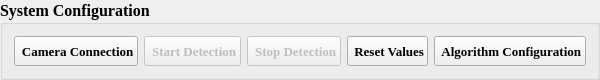
                     <widget class="QGroupBox" name="groupBox">
                      <property name="minimumSize">
                       <size>
                        <width>0</width>
                        <height>0</height>
                       </size>
                      </property>
                      <property name="maximumSize">
                       <size>
                        <width>16777215</width>
                        <height>65</height>
                       </size>
                      </property>
                      <property name="font">
                       <font>
                        <family>Times New Roman</family>
                        <pointsize>12</pointsize>
                        <weight>75</weight>
                        <bold>true</bold>
                       </font>
                      </property>
                      <property name="title">
                       <string>System Configuration</string>
                      </property>
                      <layout class="QHBoxLayout" name="horizontalLayout_18">
                       <item>
                        <widget class="QPushButton" name="camera_connect_btn_5">
                         <property name="minimumSize">
                          <size>
                           <width>0</width>
                           <height>30</height>
                          </size>
                         </property>
                         <property name="maximumSize">
                          <size>
                           <width>16777215</width>
                           <height>16777215</height>
                          </size>
                         </property>
                         <property name="font">
                          <font>
                           <family>Times New Roman</family>
                           <pointsize>10</pointsize>
                           <weight>75</weight>
                           <bold>true</bold>
                          </font>
                         </property>
                         <property name="cursor">
                          <cursorShape>PointingHandCursor</cursorShape>
                         </property>
                         <property name="styleSheet">
                          <string notr="true">QPushButton{
	border-right: 8px solid red;
}</string>
                         </property>
                         <property name="text">
                          <string> Camera Connection</string>
                         </property>
                         <property name="icon">
                          <iconset>
                           <normaloff>Icons/power-button.png</normaloff>Icons/power-button.png</iconset>
                         </property>
                         <property name="iconSize">
                          <size>
                           <width>25</width>
                           <height>25</height>
                          </size>
                         </property>
                         <property name="checkable">
                          <bool>false</bool>
                         </property>
                        </widget>
                       </item>
                       <item>
                        <widget class="QPushButton" name="start_capturing_btn_5">
                         <property name="enabled">
                          <bool>false</bool>
                         </property>
                         <property name="minimumSize">
                          <size>
                           <width>0</width>
                           <height>30</height>
                          </size>
                         </property>
                         <property name="maximumSize">
                          <size>
                           <width>16777215</width>
                           <height>16777215</height>
                          </size>
                         </property>
                         <property name="font">
                          <font>
                           <family>Times New Roman</family>
                           <pointsize>10</pointsize>
                           <weight>75</weight>
                           <bold>true</bold>
                          </font>
                         </property>
                         <property name="cursor">
                          <cursorShape>PointingHandCursor</cursorShape>
                         </property>
                         <property name="styleSheet">
                          <string notr="true"/>
                         </property>
                         <property name="text">
                          <string> Start Detection</string>
                         </property>
                         <property name="icon">
                          <iconset>
                           <normaloff>../Ure_detection/icons/play-button_org.png</normaloff>../Ure_detection/icons/play-button_org.png</iconset>
                         </property>
                         <property name="iconSize">
                          <size>
                           <width>25</width>
                           <height>25</height>
                          </size>
                         </property>
                        </widget>
                       </item>
                       <item>
                        <widget class="QPushButton" name="stop_capturing_btn_5">
                         <property name="enabled">
                          <bool>false</bool>
                         </property>
                         <property name="minimumSize">
                          <size>
                           <width>0</width>
                           <height>30</height>
                          </size>
                         </property>
                         <property name="maximumSize">
                          <size>
                           <width>16777215</width>
                           <height>16777215</height>
                          </size>
                         </property>
                         <property name="font">
                          <font>
                           <family>Times New Roman</family>
                           <pointsize>10</pointsize>
                           <weight>75</weight>
                           <bold>true</bold>
                          </font>
                         </property>
                         <property name="cursor">
                          <cursorShape>PointingHandCursor</cursorShape>
                         </property>
                         <property name="styleSheet">
                          <string notr="true"/>
                         </property>
                         <property name="text">
                          <string> Stop Detection</string>
                         </property>
                         <property name="icon">
                          <iconset>
                           <normaloff>../Ure_detection/icons/music-stop-icon-org.png</normaloff>../Ure_detection/icons/music-stop-icon-org.png</iconset>
                         </property>
                         <property name="iconSize">
                          <size>
                           <width>25</width>
                           <height>25</height>
                          </size>
                         </property>
                        </widget>
                       </item>
                       <item>
                        <widget class="QPushButton" name="reset_capturing_btn_5">
                         <property name="minimumSize">
                          <size>
                           <width>0</width>
                           <height>30</height>
                          </size>
                         </property>
                         <property name="maximumSize">
                          <size>
                           <width>16777215</width>
                           <height>16777215</height>
                          </size>
                         </property>
                         <property name="font">
                          <font>
                           <family>Times New Roman</family>
                           <pointsize>10</pointsize>
                           <weight>75</weight>
                           <bold>true</bold>
                          </font>
                         </property>
                         <property name="cursor">
                          <cursorShape>PointingHandCursor</cursorShape>
                         </property>
                         <property name="text">
                          <string> Reset Values</string>
                         </property>
                         <property name="icon">
                          <iconset>
                           <normaloff>Icons/reset.png</normaloff>Icons/reset.png</iconset>
                         </property>
                         <property name="iconSize">
                          <size>
                           <width>25</width>
                           <height>25</height>
                          </size>
                         </property>
                        </widget>
                       </item>
                       <item>
                        <widget class="QPushButton" name="algo_configs_btn_5">
                         <property name="enabled">
                          <bool>true</bool>
                         </property>
                         <property name="minimumSize">
                          <size>
                           <width>0</width>
                           <height>30</height>
                          </size>
                         </property>
                         <property name="maximumSize">
                          <size>
                           <width>16777215</width>
                           <height>16777215</height>
                          </size>
                         </property>
                         <property name="font">
                          <font>
                           <family>Times New Roman</family>
                           <pointsize>10</pointsize>
                           <weight>75</weight>
                           <italic>false</italic>
                           <bold>true</bold>
                           <underline>false</underline>
                          </font>
                         </property>
                         <property name="cursor">
                          <cursorShape>PointingHandCursor</cursorShape>
                         </property>
                         <property name="styleSheet">
                          <string notr="true"/>
                         </property>
                         <property name="text">
                          <string> Algorithm Configuration</string>
                         </property>
                         <property name="icon">
                          <iconset>
                           <normaloff>../Ure_detection/icons/calib_org.png</normaloff>../Ure_detection/icons/calib_org.png</iconset>
                         </property>
                         <property name="iconSize">
                          <size>
                           <width>25</width>
                           <height>25</height>
                          </size>
                         </property>
                         <property name="autoRepeatInterval">
                          <number>100</number>
                         </property>
                        </widget>
                       </item>
                      </layout>
                     </widget>
